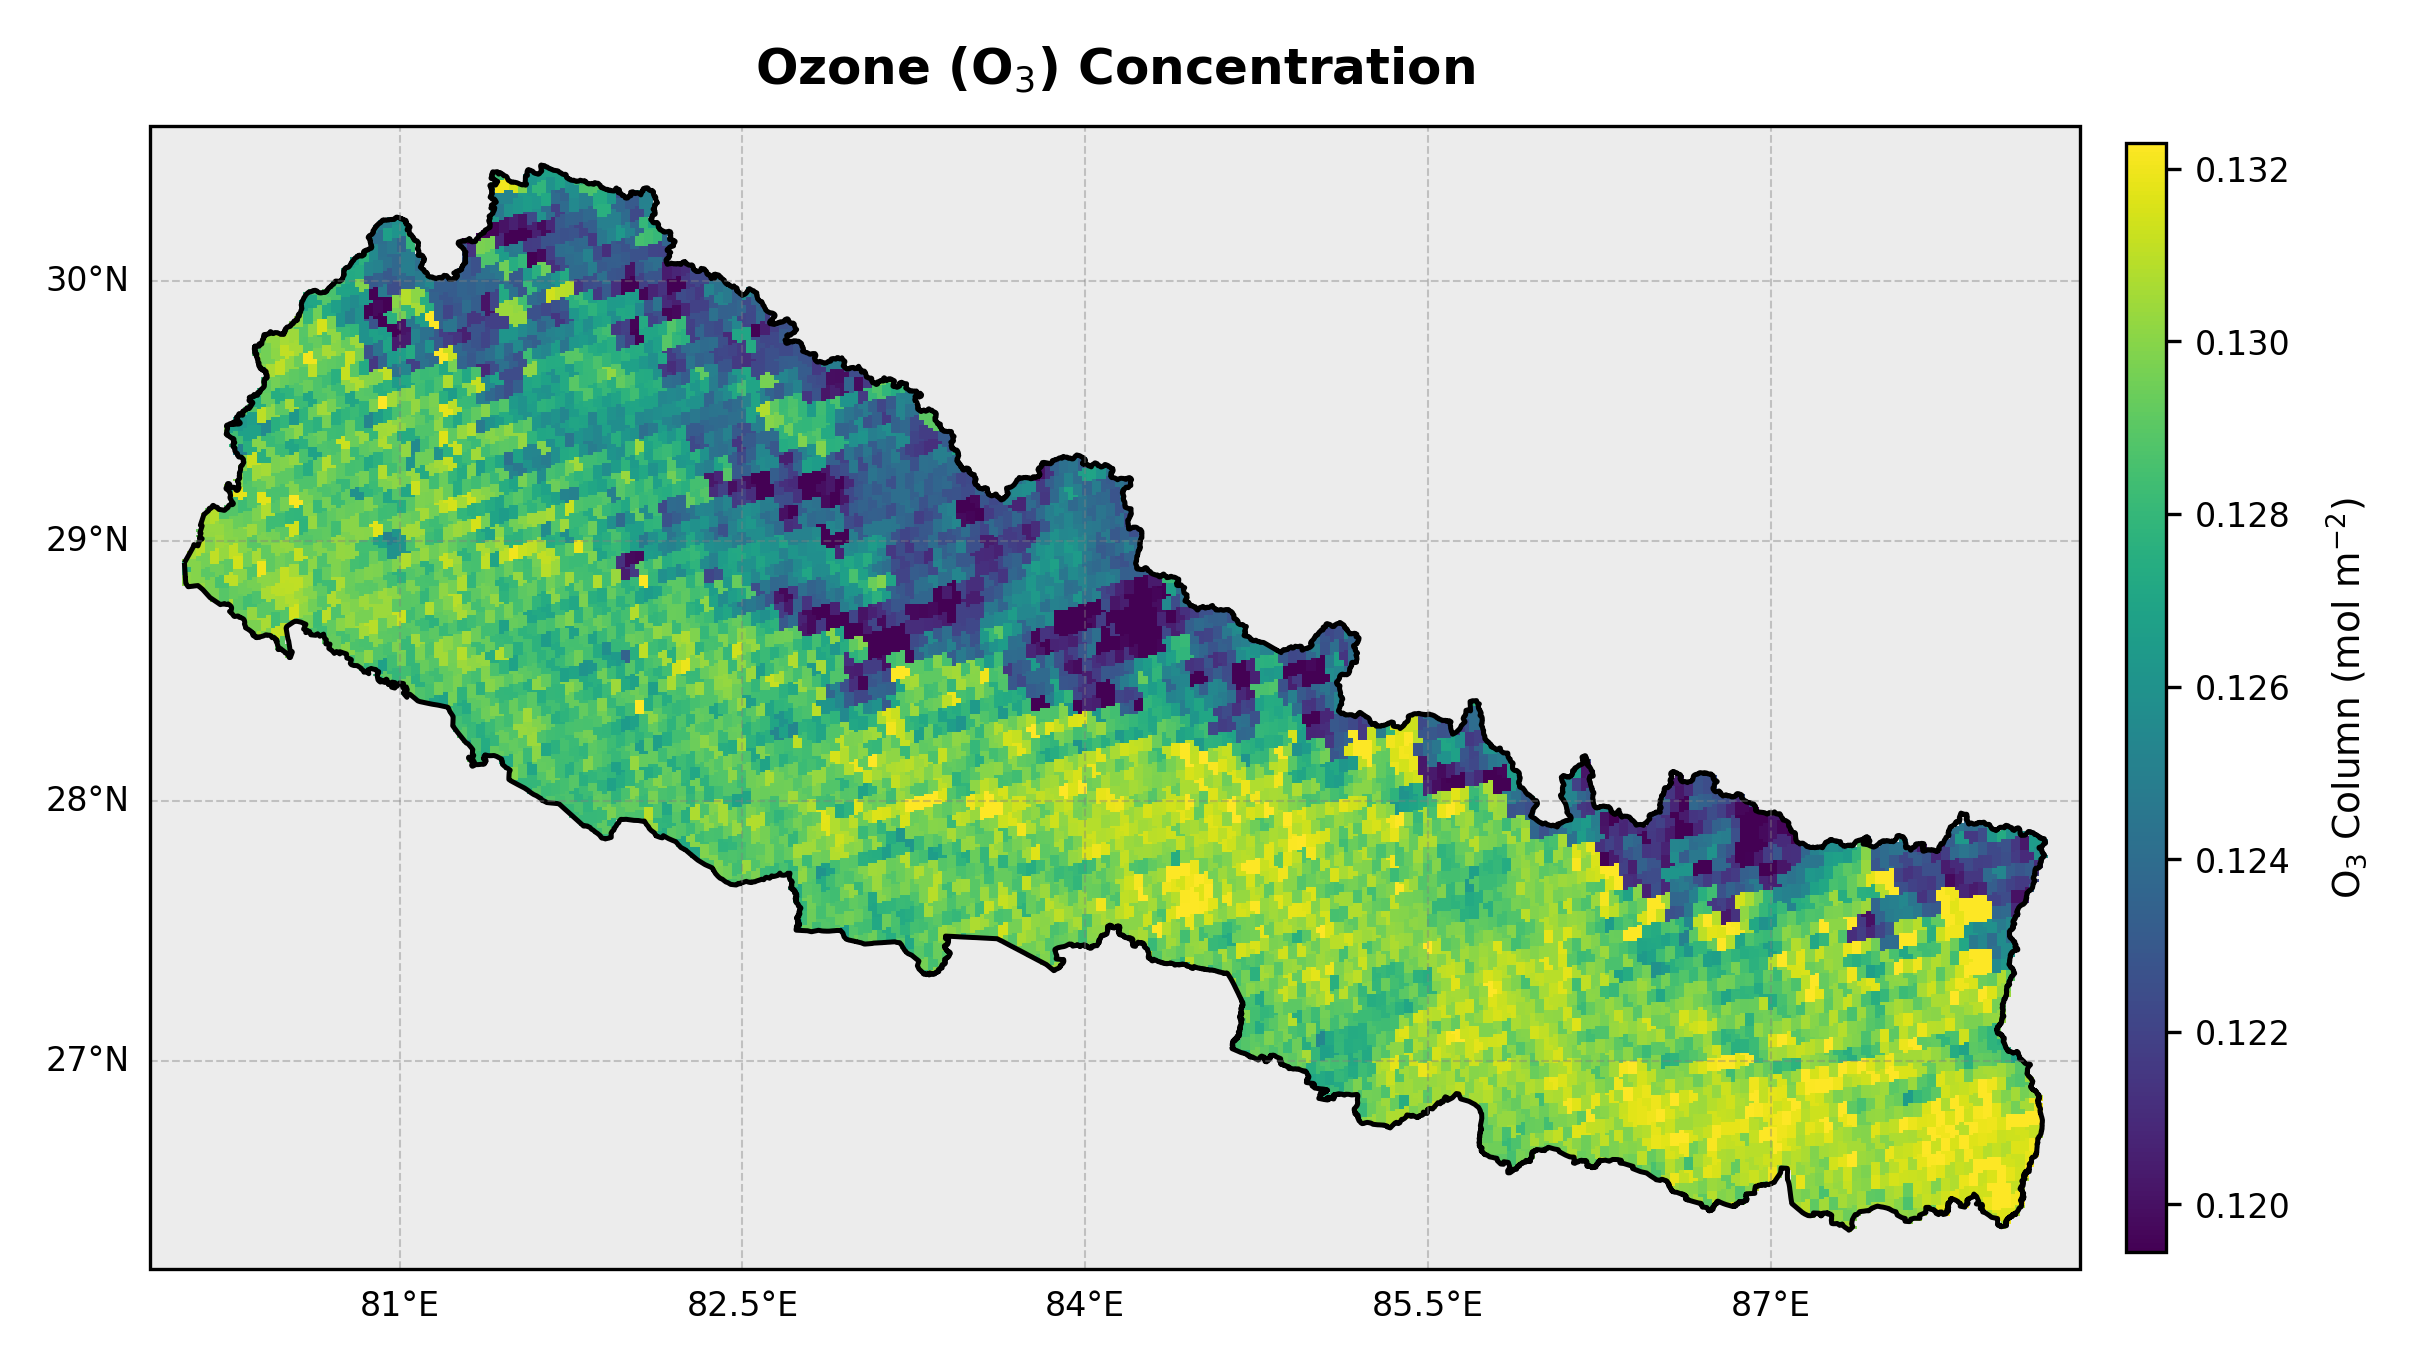

The Python source for this figure:
import netCDF4 as nc
import numpy as np
import matplotlib.pyplot as plt
import cartopy.crs as ccrs
import cartopy.feature as cfeature
import geopandas as gpd
from scipy.interpolate import griddata
from rasterio import features
from affine import Affine
import warnings

warnings.filterwarnings("ignore")

# ── File Paths ────────────────────────────────────────────────────────
nc_file        = r"C:\Users\samue\Documents\Conferences\Space\O3\O3_Data.nc"
shapefile_path = r"C:\Users\samue\Documents\Conferences\Space\npl_admin_boundaries_shp\npl_admin0.shp"

# ── Read Data ─────────────────────────────────────────────────────────
ds   = nc.Dataset(nc_file)
prod = ds.groups['PRODUCT']

lon      = prod.variables['longitude'][:].flatten()
lat      = prod.variables['latitude'][:].flatten()
data_var = prod.variables['ozone_total_vertical_column'][0, :, :].flatten()
qa       = prod.variables['qa_value'][0, :, :].flatten()

mask       = (qa > 0.5) & (~data_var.mask)
lon_clean  = lon[mask]
lat_clean  = lat[mask]
data_clean = data_var[mask]
ds.close()

# ── Geography ─────────────────────────────────────────────────────────
nepal  = gpd.read_file(shapefile_path)
if nepal.crs.to_epsg() != 4326:
    nepal = nepal.to_crs('EPSG:4326')
bounds = nepal.total_bounds   # [W, S, E, N]

# ── Grid & Interpolate ────────────────────────────────────────────────
RES    = 400
grid_x = np.linspace(bounds[0], bounds[2], RES)
grid_y = np.linspace(bounds[3], bounds[1], RES)   # N → S (required by rasterio)
grid_lon, grid_lat = np.meshgrid(grid_x, grid_y)

grid_data = griddata((lon_clean, lat_clean), data_clean,
                     (grid_lon, grid_lat), method='nearest')

# ── Mask Outside Nepal  (dy NEGATIVE = north-to-south) ───────────────
dx        = (bounds[2] - bounds[0]) / RES
dy        = (bounds[3] - bounds[1]) / RES
transform = Affine.translation(bounds[0], bounds[3]) * Affine.scale(dx, -dy)

mask_arr = features.geometry_mask(
    nepal.geometry, out_shape=grid_data.shape,
    transform=transform, invert=False
)
grid_data[mask_arr] = np.nan

# ── Plot ──────────────────────────────────────────────────────────────
fig = plt.figure(figsize=(10, 6), dpi=300)
ax  = fig.add_subplot(1, 1, 1, projection=ccrs.PlateCarree())

ax.set_extent([bounds[0] - 0.15, bounds[2] + 0.15,
               bounds[1] - 0.15, bounds[3] + 0.15],
              crs=ccrs.PlateCarree())

ax.add_feature(cfeature.LAND,  facecolor='#ececec', zorder=0)
ax.add_feature(cfeature.OCEAN, facecolor='#cce5f0', zorder=0)

vmin = np.nanpercentile(grid_data, 2)
vmax = np.nanpercentile(grid_data, 98)

im = ax.pcolormesh(grid_lon, grid_lat, grid_data,
                   cmap='viridis', shading='auto',
                   vmin=vmin, vmax=vmax,
                   transform=ccrs.PlateCarree(), zorder=1)

nepal.boundary.plot(ax=ax, color='black', linewidth=1.2, zorder=2)

gl = ax.gridlines(draw_labels=True, linestyle='--',
                  alpha=0.4, color='gray', linewidth=0.5)
gl.top_labels   = False
gl.right_labels = False
gl.xlabel_style = {'size': 8}
gl.ylabel_style = {'size': 8}

cbar = fig.colorbar(im, ax=ax, orientation='vertical',
                    pad=0.02, shrink=0.80, aspect=28)
cbar.set_label(r'O$_3$ Column (mol m$^{-2}$)', fontsize=9, labelpad=8)
cbar.ax.tick_params(labelsize=8)

ax.set_title(r'Ozone (O$_3$) Concentration', fontsize=12,
             fontweight='bold', pad=10)

plt.savefig('O3_Plot.png', dpi=300, bbox_inches='tight', pad_inches=0.15)
plt.show()
print("Saved → O3_Plot.png")
